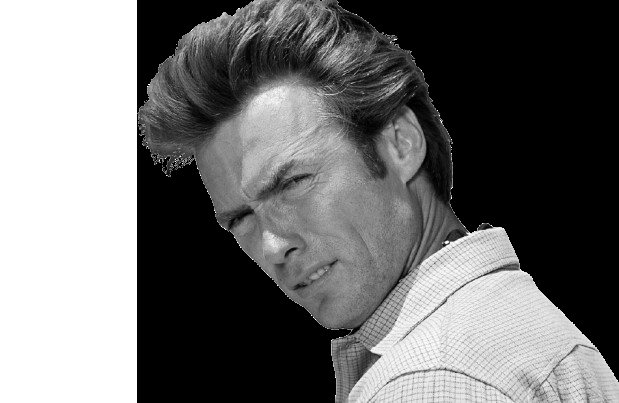
#> input picture ClintEastwood.png, 619 x 403 px; its folder holds only this picture in this run
$ python picture_to_bichrome.py
#> lines starting #> are read from the running program, lines starting #| are printed output that depends on the picture; after the words box and inside, x2 and y2 are one past the last pixel; in counts of white or black regions, pixels touching at a corner belong together
#> the answer given: ClintEastwood.png
"""
Transparent Image to Bichrome Converter with Color Selection

This program converts a transparent image (PNG with alpha channel) to a bichrome version,
with black and a user-selected color. It features a graphical user interface for selecting
the input image and choosing the second color from a color palette. The output image is
automatically saved in the same directory as the input, with '_bichrome' appended to the
original filename.

How it works:
1. User selects a transparent PNG image file through a file dialog.
2. User chooses the second color from a color palette.
3. The image is converted to grayscale.
4. A threshold is applied to create a binary image.
5. The binary image is colorized with black and the chosen color.
6. The original alpha channel is preserved in the output.
7. The resulting bichrome image is saved as a new PNG file.

Usage:
Run the script, select a transparent PNG image file, and choose a color when prompted.
The converted image will be saved automatically.
"""

import cv2
import numpy as np
import os
import tkinter as tk
from tkinter import filedialog, colorchooser

def portrait_to_bichrome_transparent(input_path, color, threshold=127):
    # Check if the file exists
#> called with input_path = 'ClintEastwood.png', threshold = 127
    if not os.path.exists(input_path):
        raise FileNotFoundError(f"The file {input_path} does not exist.")

    # Read the image with alpha channel
    img = cv2.imread(input_path, cv2.IMREAD_UNCHANGED)
#> img is the input picture: shape (403, 619, 4); mean B, G, R, A 111.9, 111.9, 111.9, 102.7

    # Check if the image was loaded correctly
    if img is None:
        raise ValueError(f"Unable to read the image {input_path}. Check the file format.")

    # Check if the image has an alpha channel
    if len(img.shape) != 3 or img.shape[2] != 4:
        raise ValueError("The input image must have an alpha channel (be transparent)")

    # Separate RGB and alpha channels
    rgb = img[:,:,0:3]
    alpha = img[:,:,3]
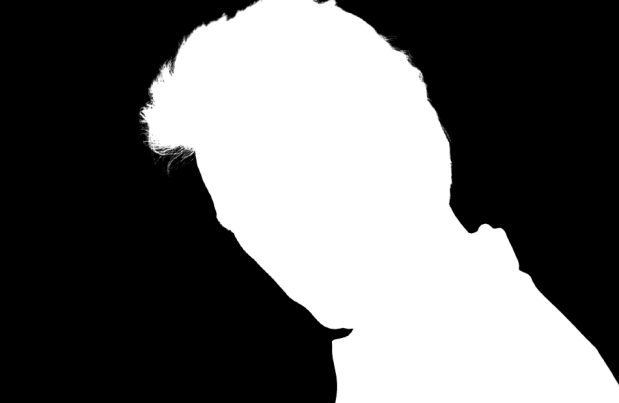
#> alpha: shape (403, 619); min 0, max 255, mean 102.7

    # Convert the image to grayscale
    gray = cv2.cvtColor(rgb, cv2.COLOR_BGR2GRAY)

    # Apply thresholding to get a bichrome image
    _, bichrome = cv2.threshold(gray, threshold, 255, cv2.THRESH_BINARY)
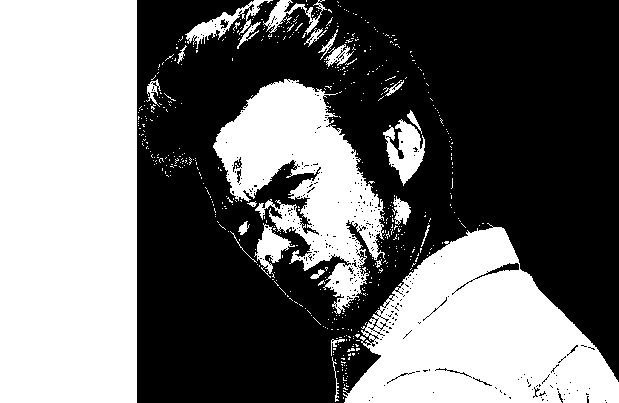
#> bichrome: shape (403, 619); 44.1% white; 543 white regions (518 under 20 px), largest, box (x1, y1, x2, y2) and area: (0, 0, 137, 403) 55211, (343, 223, 619, 403) 29713, (213, 79, 385, 314) 17972

    # Create a black and colored image with 4 channels (RGBA)
    result = np.zeros((bichrome.shape[0], bichrome.shape[1], 4), dtype=np.uint8)

    # Convert RGB color to BGR for OpenCV
    color_bgr = tuple(int(c) for c in color[::-1])  # Convert to integers and reverse order

    # Apply black and the chosen color
    result[bichrome == 0] = (0, 0, 0, 255)  # Black
    result[bichrome == 255] = color_bgr + (255,)  # Chosen color with full alpha

    # Apply the original alpha channel
    result[:,:,3] = alpha

    # Generate output path
    directory, filename = os.path.split(input_path)
    name, ext = os.path.splitext(filename)
    output_path = os.path.join(directory, f"{name}_bichrome{ext}")

    # Save the resulting image
    cv2.imwrite(output_path, result)

    print(f"Bichrome transparent image saved as {output_path}")

def select_image_and_color():
    root = tk.Tk()
    root.withdraw()  # Hide the main window

    file_path = filedialog.askopenfilename(
        title="Select a transparent PNG image",
        filetypes=[("PNG files", "*.png")]
    )

    if file_path:
        color = colorchooser.askcolor(title="Choose color for bichrome image")
        if color[0]:  # color is a tuple (RGB tuple, hex string)
            try:
                portrait_to_bichrome_transparent(file_path, color[0])
            except Exception as e:
                print(f"An error occurred: {e}")
        else:
            print("No color selected")
    else:
        print("No file selected")

# Launch the file and color selection interface
select_image_and_color()
